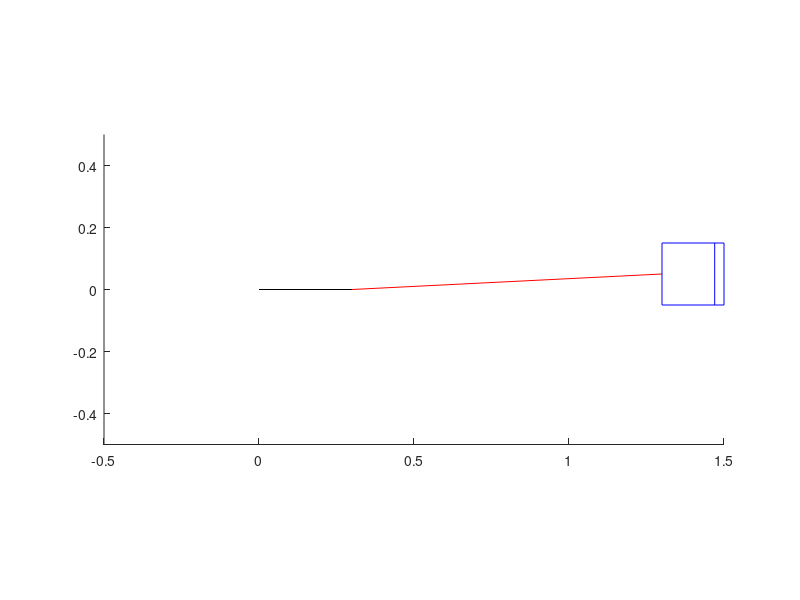

Write the MATLAB code that produced this figure.
%crank mechanism animation
%21.02.2019

%contants definition
a = 0.3;
b = 1;
c = 0.05;

%animation length 
alpha = 0:pi/100:4*pi;

beta = pi - asin((a*sin(alpha)*c)/b);
d = a*cos(alpha) - b*cos(beta);

figure;
hold on;

% plot([x0 x1], [y0 y1], 'color')
p1 = plot([0 a*cos(alpha(45))], [0 a*sin(alpha(45))], 'k'); % crank
p2 = plot([a*cos(alpha(45)) d(45)], [a*sin(alpha(45)) c], 'r'); %link b
%p3 = plot([0 d(45)], [0 0], 'g'); %distance d

%piston body animation
p4 = plot([d(45) d(45)], [(c -0.1), (c + 0.1)], 'b');
p5 = plot([d(45) d(45)+0.2], [(c -0.1), (c - 0.1)], 'b');
p6 = plot([d(45) d(45)+0.2], [(c +0.1), (c + 0.1)], 'b');
p7 = plot([d(45)+ 0.2 d(45)+ 0.2], [(c -0.1), (c + 0.1)], 'b');
p8 = plot([(d(45)+ 0.17) (d(45)+ 0.17)], [(c -0.1), (c + 0.1)], 'b');

%figure set up - limits, axis scale
hold off;
axis([-0.5 1.5 -0.5 0.5]);
axis equal;
axis("manual");

%updating plots
for c1 = 1:length(alpha)
  % set command updates plots
  % set(item, data to update, values to update with, second item to update, values to update with)
  
  %crank mechanism animation
  set(p1, 'XData', [0 a*cos(alpha(c1))], 'YData', [0 a*sin(alpha(c1))]);
  set(p2, 'XData', [a*cos(alpha(c1)) d(c1)], 'YData', [a*sin(alpha(c1)) c]);
  %set(p3, 'XData', [0 d(c1)]);
  
  %piston body animation
  set(p4, 'XData', [d(c1) d(c1)], 'YData', [(c -0.1), (c + 0.1)]);
  set(p5, 'XData', [d(c1) d(c1) + 0.2], 'YData', [(c -0.1), (c - 0.1)]);
  set(p6, 'XData', [d(c1) d(c1) + 0.2], 'YData', [(c +0.1), (c + 0.1)]);
  set(p7, 'XData', [(d(c1)+ 0.2) (d(c1)+ 0.2)], 'YData', [(c -0.1), (c + 0.1)]);
  set(p8, 'XData', [(d(c1)+ 0.17) (d(c1)+ 0.17)], 'YData', [(c -0.1), (c + 0.1)]);
  pause(0.05);
endfor
